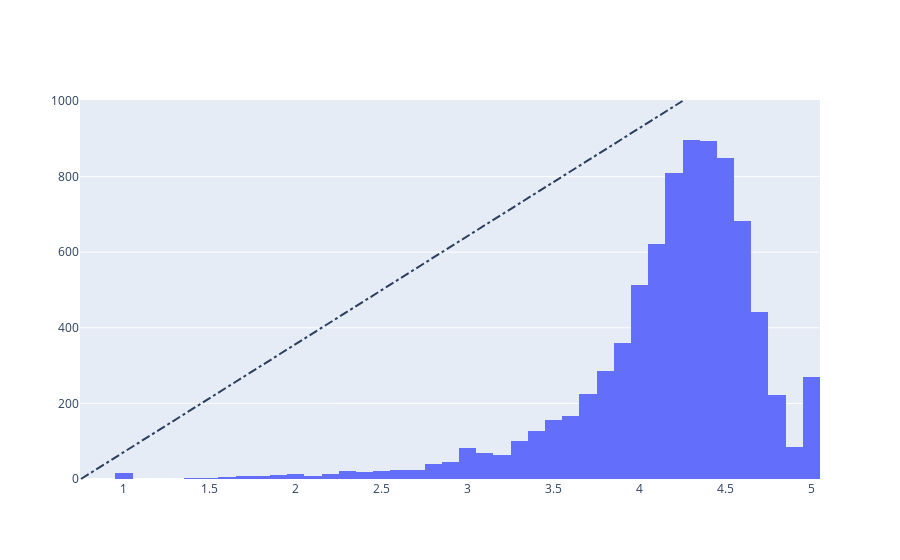

Notebook cell for this chart:
### Code cell
# Distribution of apps according to their ratings
data = [go.Histogram(
        x = apps['Rating']
)]

# Vertical dashed line to indicate the average app rating
layout = {'shapes': [{
              'type' :'line',
              'x0': avg_app_rating,
              'y0': 0,
              'x1': avg_app_rating,
              'y1': 1000,
              'line': { 'dash': 'dashdot'}
          }]
          }

plotly.offline.iplot({'data': data, 'layout': layout})

### Figure 1 — Plotly figure (JSON) as saved in the notebook; plotly's stock layout.template omitted (floating-point values rounded to 4 significant figures; data arrays with more than 128 entries replaced by an {"elided": "..."} marker saying what was removed)
{"data": [{"type": "histogram", "x": {"elided": "9659 float values"}}], "layout": {"autosize": true, "shapes": [{"line": {"dash": "dashdot"}, "type": "line", "x0": 0.75, "x1": 4.25, "y0": 0, "y1": 1000}], "xaxis": {"autorange": true, "range": [0.7432, 5.05], "type": "linear"}, "yaxis": {"autorange": true, "range": [-5.618, 1006.0]}}}
